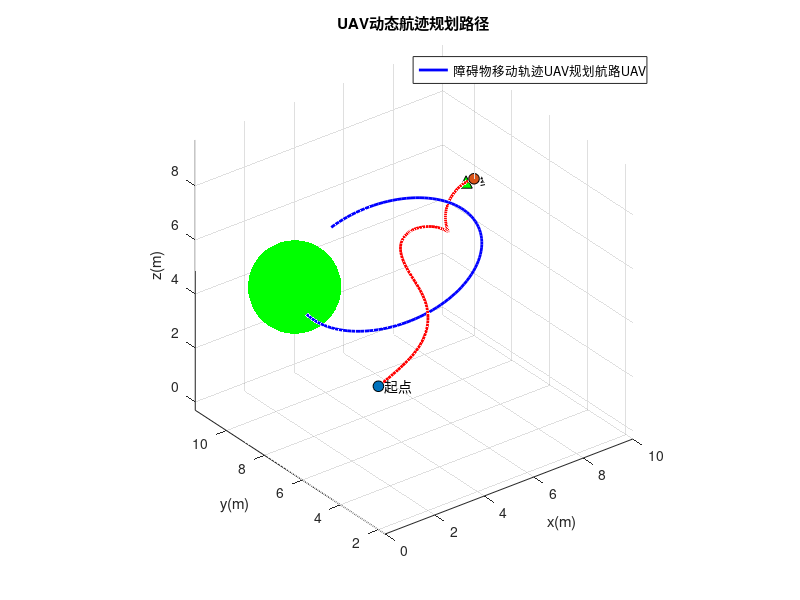

Recreate this plot in MATLAB. (Note: this script raises an error after producing the figure.)
clc;clear;close all;
pathMatrix = csvread("./data_csv/pathMatrix.csv");
obsMatrix = csvread("./data_csv/obs_trace.csv");
start = csvread("./data_csv/start.csv");
goal = csvread("./data_csv/goal.csv");
obsR = csvread("./data_csv/obs_r.csv");           % 动态障碍物的半径
scatter3(start(1),start(2),start(3),60,"cyan",'filled','o','MarkerEdgeColor','k');hold on
scatter3(goal(1),goal(2),goal(3),60,"magenta",'filled',"o",'MarkerEdgeColor','k')
text(start(1),start(2),start(3),'  起点');
text(goal(1),goal(2),goal(3),'  终点');
xlabel('x(m)'); ylabel('y(m)'); zlabel('z(m)');
title('UAV动态航迹规划路径'); axis equal;
timeStep = 0.1;
[n,~] = size(pathMatrix);
for i = 1:n-1
    obsCenter = [obsMatrix(i,1),obsMatrix(i,2),obsMatrix(i,3)];
    try delete(B1), catch, end
    try delete(B2), catch, end
    B1 = drawSphere(obsCenter, obsR);
    B2 = scatter3(pathMatrix(i,1),pathMatrix(i,2),pathMatrix(i,3),80,'filled',"^",'MarkerFaceColor','g'...
                  ,'MarkerEdgeColor','k');
    if i >1
        b1 = plot3([obsMatrix(i-1,1),obsMatrix(i,1)],[obsMatrix(i-1,2),obsMatrix(i,2)]...
              ,[obsMatrix(i-1,3),obsMatrix(i,3)],'LineWidth',2,'color','b');
    end
    drawnow;
    b2 = plot3([pathMatrix(i,1),pathMatrix(i+1,1)],[pathMatrix(i,2),pathMatrix(i+1,2)],[pathMatrix(i,3),pathMatrix(i+1,3)],'LineWidth',2,'Color','r');
    if i == 2
        legend([b1,b2,B2],["障碍物移动轨迹","UAV规划航路","UAV"],'AutoUpdate','off','Location','best')
    end
end
%% 计算GS,LS,L
pathLength = 0;
for i=1:length(pathMatrix(:,1))-1, pathLength = pathLength + distanceCost(pathMatrix(i,1:3),pathMatrix(i+1,1:3)); end
fprintf("航路长度为:%f\n GS:%f °\n LS:%f °",pathLength, calGs(pathMatrix)/pi*180, calLs(pathMatrix)/pi*180);
%% 函数
% 球绘制函数
function bar = drawSphere(pos, r)
[x,y,z] = sphere(60);
bar = surfc(r*x+pos(1), r*y+pos(2), r*z+pos(3));
hold on;
end
% 欧式距离求解函数
function h=distanceCost(a,b)
h = sqrt(sum((a-b).^2, 2));
end